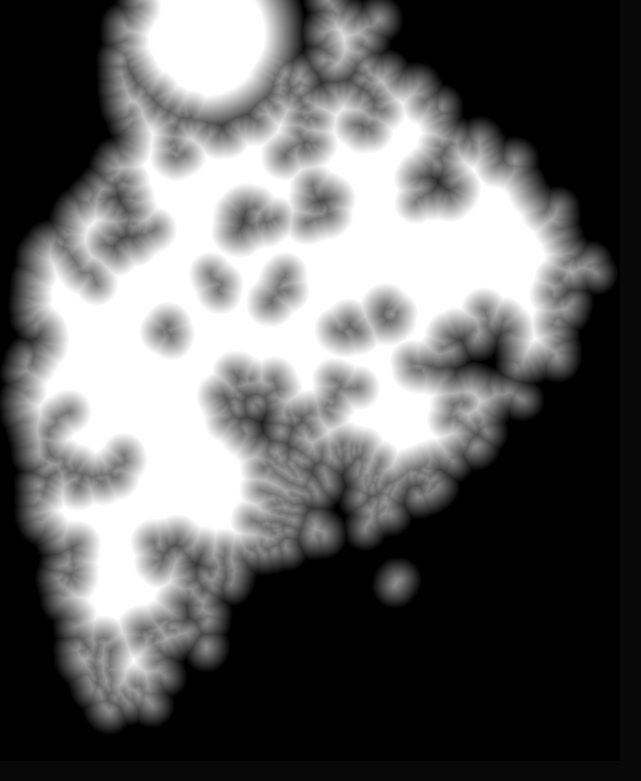
#> input picture prototype/data/land.png, 641 x 781 px
$ python trace_land.py ../prototype/data/land.png ../prototype/data/land.png out.png
#> lines starting #> are read from the running program, lines starting #| are printed output that depends on the picture; after the words box and inside, x2 and y2 are one past the last pixel; in counts of white or black regions, pixels touching at a corner belong together
"""从参考地图按颜色提取陆地，输出有符号距离场 PNG 供 terrain.js 采样。
用法: python tools/trace_land.py reference/terra-map-reference.jpeg prototype/data/land.png [preview.png]
坐标：参考图像素 = 设定图坐标（与 data.js 一致）。输出覆盖 x∈[40,1320], y∈[200,1760]，每 2px 一格。
"""
import sys
import numpy as np, cv2
from scipy import ndimage as ndi

src, out = sys.argv[1], sys.argv[2]
im = cv2.imread(src)[:, :, ::-1].astype(np.int16)  # RGB
#> im: shape (781, 641, 3) int16; min 0, max 255, mean 100.3
R, G, B = im[..., 0], im[..., 1], im[..., 2]
H, W = R.shape
#> H = 781; W = 641

# 水体：偏蓝的暗色（海 65,100,122；湖 50,76,93）。中性黑（文字、徽记）算陆地。
water = (B - R > 28) & (B < 150)
#> water: shape (781, 641) bool; every value is 0
land = ~water
#> land: shape (781, 641) bool; every value is 1

yy, xx = np.mgrid[0:H, 0:W]
# 未知地域：暗色六边形团块按陆地处理（底下地形未知）
unk = ((xx - 445) ** 2 + (yy - 268) ** 2 < 165 ** 2) & (B < 115) & (B - R < 52) & (yy < 450)
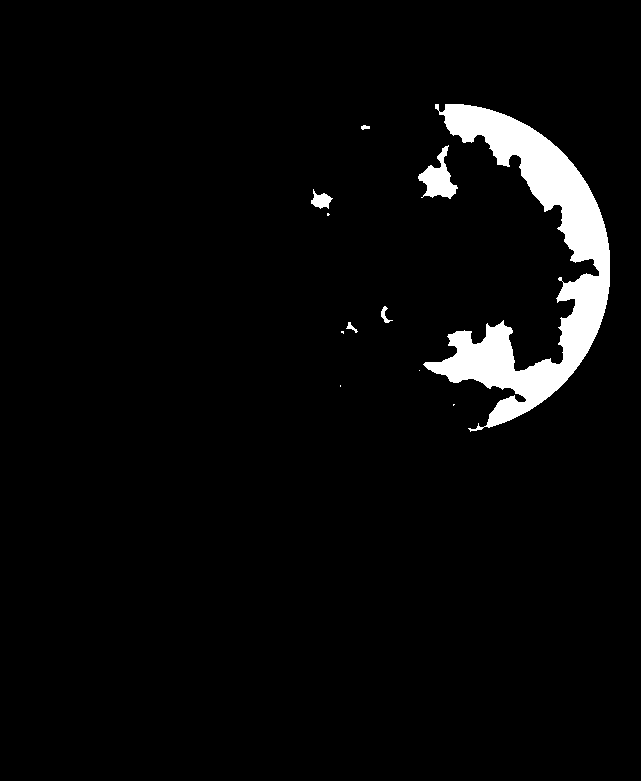
#> unk: shape (781, 641) bool; 4% white; 11 white regions (5 under 20 px), largest, box (x1, y1, x2, y2) and area: (423, 104, 610, 432) 18413, (418, 145, 458, 199) 965, (311, 189, 333, 209) 236, (381, 306, 393, 323) 76, (346, 322, 358, 333) 48, (361, 125, 370, 130) 32
land |= unk
# 海面上的标题、徽标、图例、署名等浅色元素 → 海
for x0, y0, x1, y1 in [(840, 0, W, 200), (925, 200, 1200, 450), (30, 30, 170, 95),
                       (935, 1200, W, H), (640, 1530, W, H), (0, 1630, 240, H), (955, 1262, 1065, 1295)]:
    land[y0:y1, x0:x1] = False
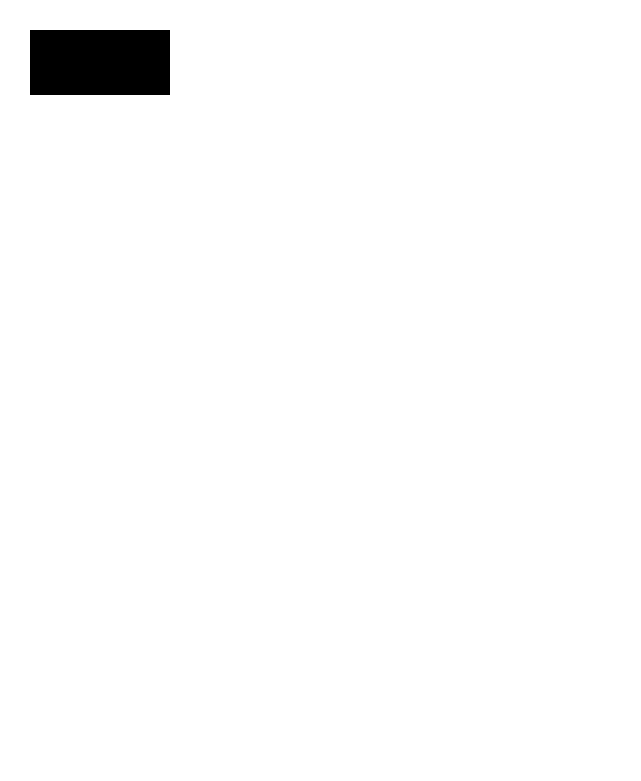
#> land: shape (781, 641) bool; 98.2% white; 1 black region, box (x1, y1, x2, y2) and area: (30, 30, 170, 95) 9100

# 清理：去小岛噪点、补小孔（文字/图标残留），保留大湖
land = ndi.binary_opening(land, iterations=1)
#> land: shape (781, 641) bool; 98.2% white; 5 black regions (4 under 20 px), largest, box (x1, y1, x2, y2) and area: (30, 30, 170, 95) 9100
lab, n = ndi.label(land)
#> n = 1
sizes = ndi.sum(land, lab, range(1, n + 1))
#> sizes = [491517]
land = np.isin(lab, 1 + np.nonzero(sizes >= 40)[0])
holes = ndi.binary_fill_holes(land) & ~land
hl, hn = ndi.label(holes)
#> hn = 1
hs = ndi.sum(holes, hl, range(1, hn + 1))
#> hs = [9100]
# 封闭水体：细长的（河道描线、标签底色）或很小的 → 填为陆地；有宽度的湖泊保留
for i in range(1, hn + 1):
    comp = hl == i
    sl = ndi.find_objects(comp.astype(np.uint8))[0]
    c = comp[sl]
    if hs[i - 1] < 250 or not ndi.binary_opening(np.pad(c, 4), iterations=4).any():
        land[sl] |= c

# 平滑海岸（去 JPEG 锯齿与六边形描边台阶）
soft = cv2.GaussianBlur(land.astype(np.float32), (0, 0), 1.6) > 0.5
#> soft: shape (781, 641) bool; 98.2% white; 1 black region, box (x1, y1, x2, y2) and area: (30, 30, 170, 95) 9096

# 有符号距离（像素，陆地为正）
d_in = ndi.distance_transform_edt(soft)
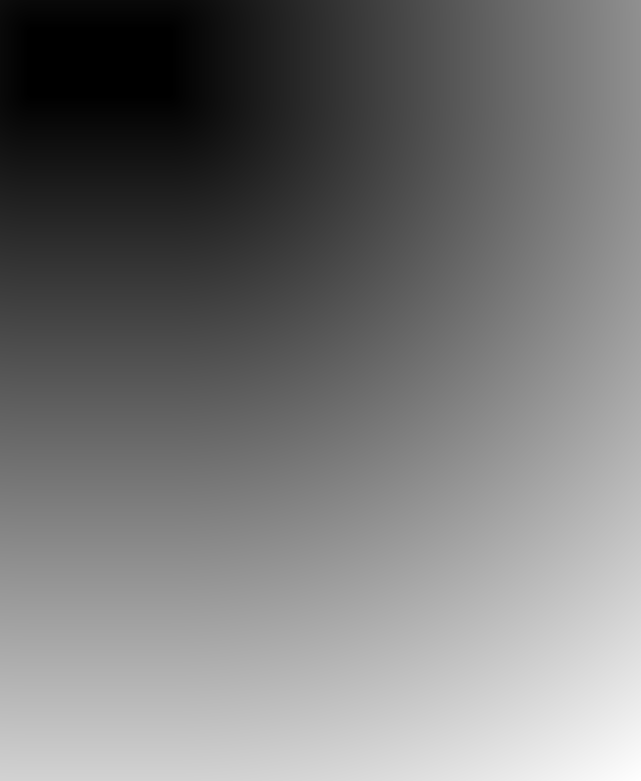
#> d_in: shape (781, 641) float64; min 0, max 832.7, mean 390.8; drawn with min black and max white
d_out = ndi.distance_transform_edt(~soft)
sdf = np.where(soft, d_in - 0.5, -(d_out - 0.5))

# 重采样到输出网格：x∈[40,1320], y∈[200,1760] 每 2px
OX, OY, OW, OH, STEP = 40, 200, 641, 781, 2
gx = OX + np.arange(OW) * STEP; gy = OY + np.arange(OH) * STEP
full = np.full((OH, OW), -40.0, np.float32)
X, Y = np.meshgrid(gx, gy)
inside = (X < W) & (Y < H)
full[inside] = sdf[Y[inside], X[inside]]
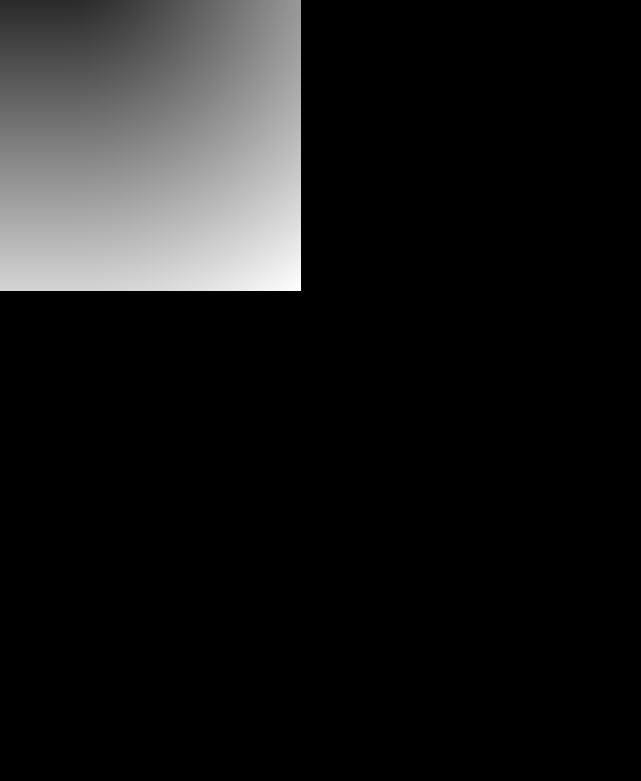
#> full: shape (781, 641) float32; min -40, max 832.2, mean 48.4; drawn with min black and max white
enc = np.clip(128 + full * 3, 0, 255).astype(np.uint8)  # ±42px 量程
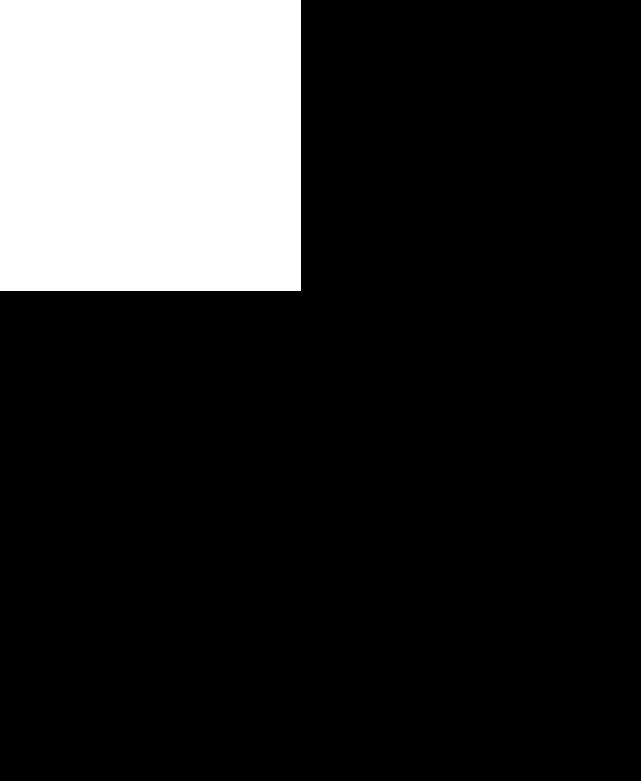
#> enc: shape (781, 641); values 8 (black) and 255 (white), 17.5% white; 1 white region, box (x1, y1, x2, y2) and area: (0, 0, 301, 291) 87591
cv2.imwrite(out, enc)
print('land px', int(soft.sum()), 'out', enc.shape)
#| land px 491525 out (781, 641)

if len(sys.argv) > 3:
    pv = im.astype(np.uint8)[:, :, ::-1].copy()
#> pv is the input picture: shape (781, 641, 3); min 0, max 255, mean 100.3
    edge = soft ^ ndi.binary_erosion(soft)
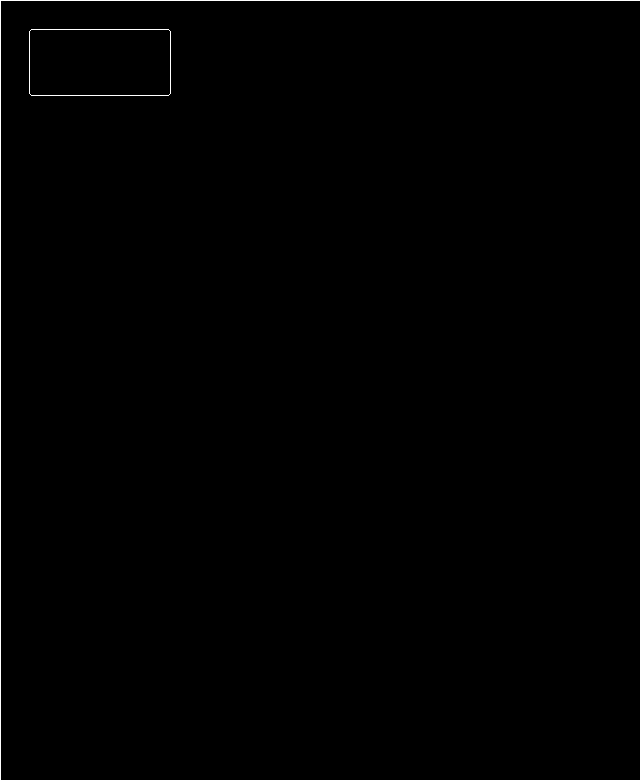
#> edge: shape (781, 641) bool; 0.65% white in thin lines or dots
    pv[ndi.binary_dilation(edge)] = (0, 200, 255)
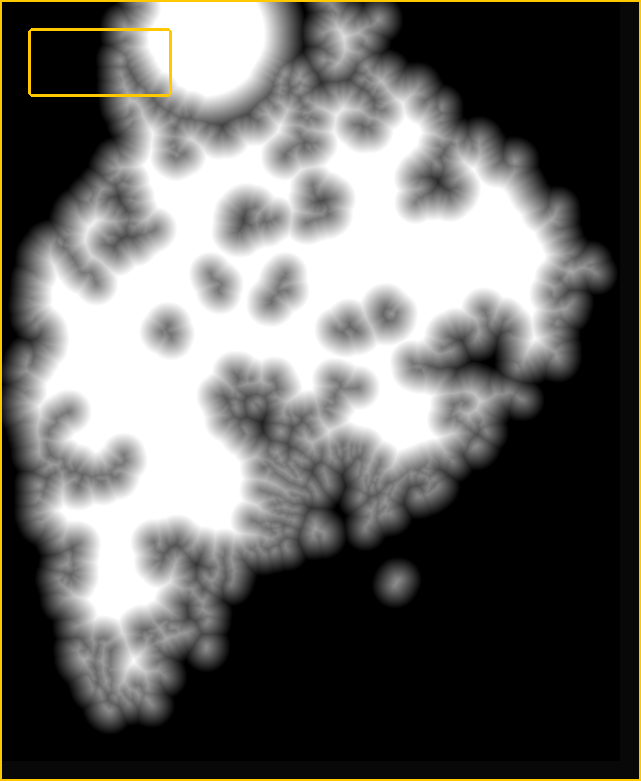
#> pv: shape (781, 641, 3); 1.38% of pixels changed, all inside (x1, y1, x2, y2) = (0, 0, 641, 781)
    cv2.imwrite(sys.argv[3], pv)
